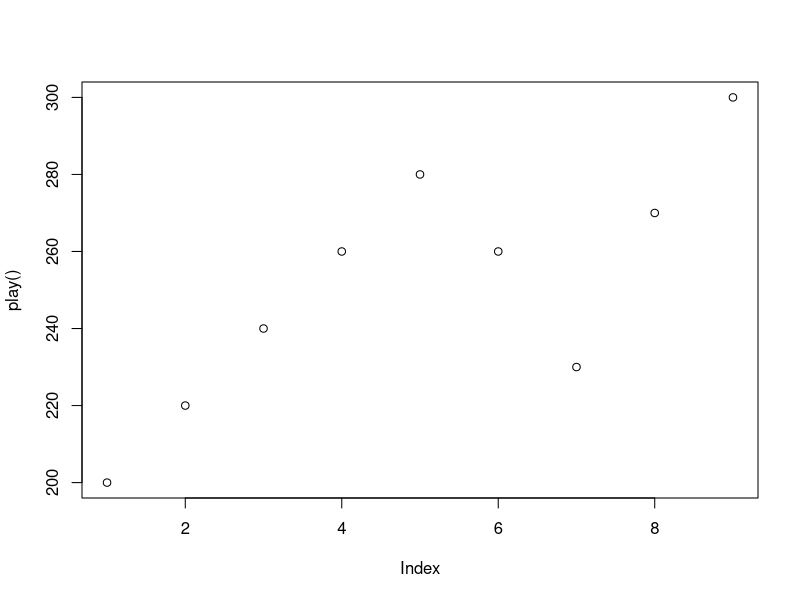

Write R code to recreate this figure.
# at the roulette table, you start with $200 
place.bet <- function() runif(1) <= 18/38
betlist <- rep(10,10) # initialize bet list

play <- function() { # play our system one time
  amthistory <- 200 #amount history for compiling
  amt <- 200 #amount of cash in pocket
  betamt <- betlist[1]+betlist[length(betlist)] #current bet amount
  while (amt > 0 && amt < 300 && amt >= betamt) {
    betamt <- betlist[1]+betlist[length(betlist)] #current bet amount
    if (place.bet()) {
      amt <- amt + betamt # i won
      betlist <- betlist[-length(betlist)]
      betlist <- betlist[-1]
    } else {
      amt <- amt - betamt   # i lost :(
      betlist <- append(betlist,betamt,after=length(betlist))
    }
    amthistory <- c(amthistory, amt)
  }
  return(amthistory)
}

numwins <- 0
for (i in 1:10000) {
  h <- play()
  if (h[length(h)] == 300) {
    numwins <- numwins + 1 # count the win
  }
}
numwins/10000 # estimated probability of ending with 300

plot(play()) # plot one instance of playing our simple system